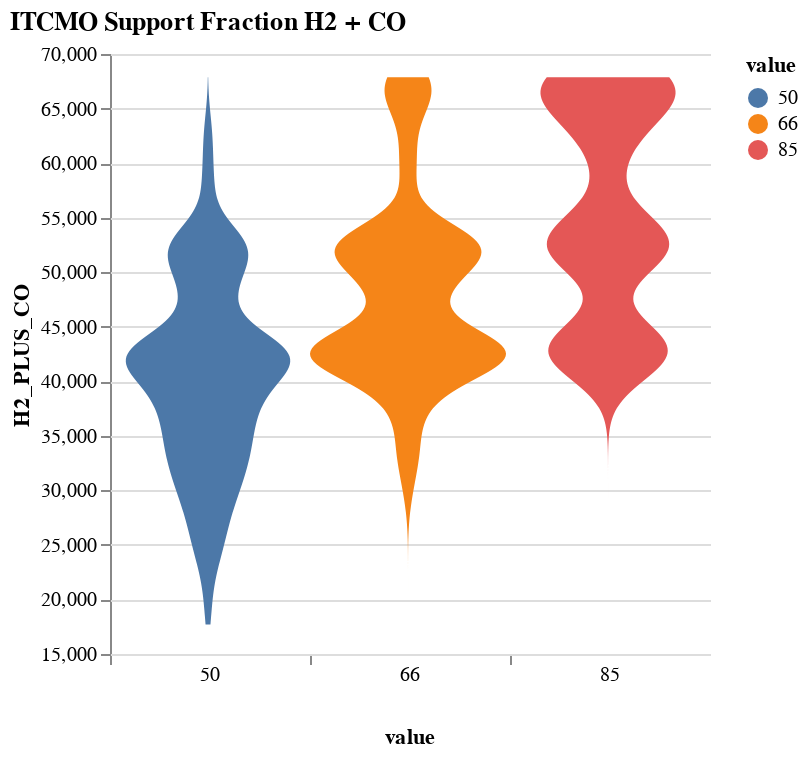

Notebook source saved alongside this figure:
### Code cell
df1=merged_subset[["ITCMO_support_fraction","H2_PLUS_CO"]].melt(id_vars=['H2_PLUS_CO'])
df1
pressure_h2_co = alt.Chart(df1, title = "ITCMO Support Fraction vs H2 + CO").transform_density(
    'H2_PLUS_CO',
    as_=['H2_PLUS_CO', 'density'],
    # extent=[5, 50],
    groupby=['value']
).mark_area(orient='horizontal').encode(
    y='H2_PLUS_CO:Q',
    color='value:N',
    x=alt.X(
        'density:Q',
        stack='center',
        impute=None,
        title=None,
        axis=alt.Axis(labels=False, values=[0],grid=False, ticks=True)
    ),
    # facet=alt.Facet(column = 'variable:O'),
    column=alt.Column(
        'value:N',
        header=alt.Header(
            titleOrient='bottom',
            labelOrient='bottom',
            labelPadding=0
        )
    )
).properties(
    width=100
).configure_facet(
    spacing=0
).configure_view(
    stroke=None
)

pressure_h2_co

### Figure 1 — Vega-Lite specification as saved in the notebook (floating-point values rounded to 4 significant figures; data arrays with more than 128 entries replaced by an {"elided": "..."} marker saying what was removed)
{"config": {"view": {"continuousWidth": 400, "continuousHeight": 300, "stroke": null}, "facet": {"spacing": 0}}, "data": {"name": "data-ee3ccdd1ad9588edc807fa0d471d2e5e"}, "mark": {"type": "area", "orient": "horizontal"}, "encoding": {"color": {"type": "nominal", "field": "value"}, "column": {"type": "nominal", "field": "value", "header": {"labelOrient": "bottom", "labelPadding": 0, "titleOrient": "bottom"}}, "x": {"type": "quantitative", "axis": {"grid": false, "labels": false, "ticks": true, "values": [0]}, "field": "density", "impute": null, "stack": "center", "title": null}, "y": {"type": "quantitative", "field": "H2_PLUS_CO"}}, "title": "ITCMO Support Fraction H2 + CO", "transform": [{"density": "H2_PLUS_CO", "groupby": ["value"], "as": ["H2_PLUS_CO", "density"]}], "width": 100, "$schema": "https://vega.github.io/schema/vega-lite/v4.8.1.json", "datasets": {"data-ee3ccdd1ad9588edc807fa0d471d2e5e": {"elided": "3186 records"}}}
